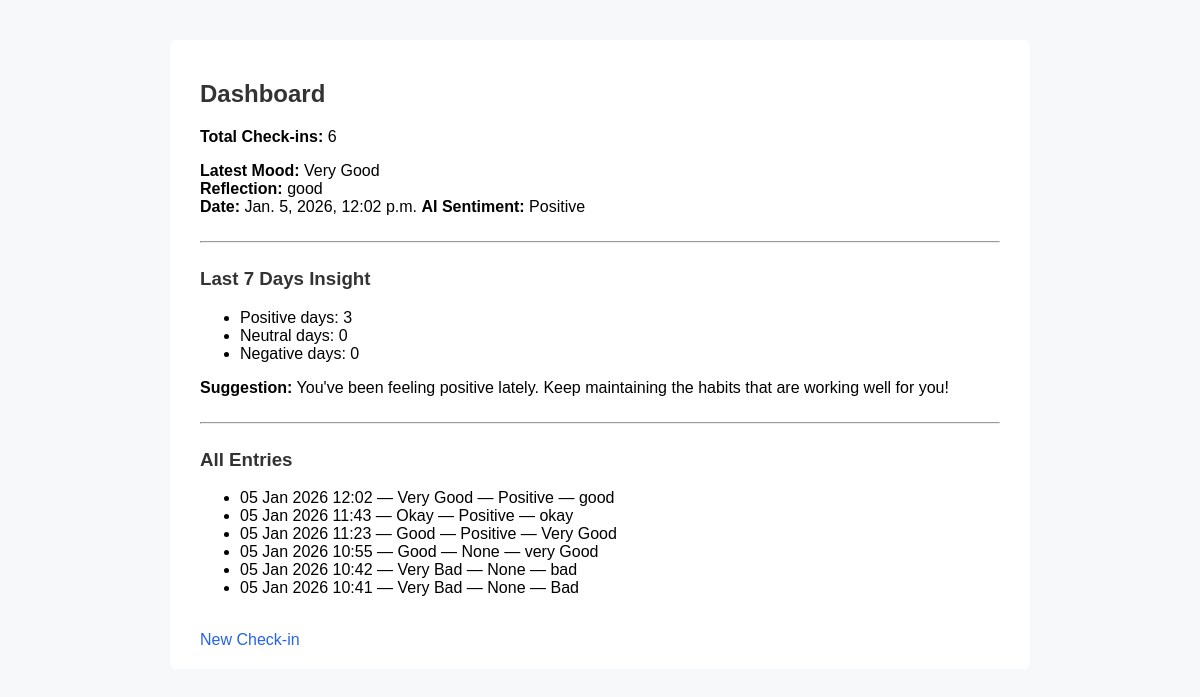
/dashboard/, run on the app's committed database.
### checkin/models.py (models this page shows, shortened)
class MoodEntry(models.Model):
    MOOD_CHOICES = [
        (1, 'Very Bad'),
        (2, 'Bad'),
        (3, 'Okay'),
        (4, 'Good'),
        (5, 'Very Good'),
    ]
    mood = models.IntegerField(choices=MOOD_CHOICES)
    reflection = models.TextField()
    sentiment_score = models.FloatField(null=True, blank=True)
    sentiment_label = models.CharField(max_length=20, null=True, blank=True)
    created_at = models.DateTimeField(auto_now_add=True)

### checkin/views.py (the view)
# urls.py: path('dashboard/', dashboard, name='dashboard'),
def dashboard(request):
    entries = MoodEntry.objects.order_by('-created_at')
    total_entries = entries.count()
    latest_entry = entries.first()
    last_week = timezone.now() - timedelta(days=7)
    weekly_entries = MoodEntry.objects.filter(created_at__gte=last_week)
    positive = weekly_entries.filter(sentiment_label="Positive").count()
    neutral = weekly_entries.filter(sentiment_label="Neutral").count()
    negative = weekly_entries.filter(sentiment_label="Negative").count()
    suggestion = "Keep checking in daily to understand your mood patterns."
    if negative > positive and negative > neutral:
        suggestion = (
            "You've had more negative days recently. "
            "Consider taking short breaks, talking to someone you trust, "
            "and focusing on rest and self-care."
        )
    elif positive > negative and positive > neutral:
        suggestion = (
            "You've been feeling positive lately. "
            "Keep maintaining the habits that are working well for you!"
        )
    elif neutral > 0:
        suggestion = (
            "Your mood seems mixed or neutral. "
            "Try journaling or reflecting on what influences your days."
        )
    return render(request, 'checkin/dashboard.html', {
        'entries': entries,
        'total_entries': total_entries,
        'latest_entry': latest_entry,
        'positive': positive,
        'neutral': neutral,
        'negative': negative,
        'suggestion': suggestion,
    })

### checkin/templates/checkin/dashboard.html
{% extends "checkin/base.html" %}
{% block content %}
<h2>Dashboard</h2>
<p><strong>Total Check-ins:</strong> {{ total_entries }}</p>
{% if latest_entry %}
  <p>
    <strong>Latest Mood:</strong>
    {{ latest_entry.get_mood_display }} <br>
    <strong>Reflection:</strong>
    {{ latest_entry.reflection }} <br>
    <strong>Date:</strong>
    {{ latest_entry.created_at }}
    <strong>AI Sentiment:</strong>
    {{ latest_entry.sentiment_label }}
  </p>
{% else %}
  <p>No entries yet.</p>
{% endif %}
<hr>
<h3>Last 7 Days Insight</h3>
<ul>
  <li>Positive days: {{ positive }}</li>
  <li>Neutral days: {{ neutral }}</li>
  <li>Negative days: {{ negative }}</li>
</ul>
<p><strong>Suggestion:</strong> {{ suggestion }}</p>
<hr>
<h3>All Entries</h3>
<ul>
  {% for entry in entries %}
    <li>
      {{ entry.created_at|date:"d M Y H:i" }} —
      {{ entry.get_mood_display }} —
      {{ entry.sentiment_label }} —
      {{ entry.reflection }}
    </li>
  {% endfor %}
</ul>
<br>
<a href="/">New Check-in</a>
{% endblock %}

### checkin/templates/checkin/base.html (shortened to what this page needs)
<!DOCTYPE html>
<html>
<head>
</head>
<body>
<div class="container">
  {% block content %}{% endblock %}
</div>
</body>
</html>

### checkin/templates/checkin/base.html (style rules this page uses)
body { font-family: Arial, sans-serif; background: #f6f8fa; margin: 0; padding: 0; }
.container { max-width: 800px; margin: 40px auto; background: #ffffff; padding: 20px 30px; border-radius: 6px; }
h2, h3 { color: #333; }
a { text-decoration: none; color: #2563eb; }
hr { margin: 25px 0; }

### data on the page
MoodEntry: mood "Very Good", reflection "good", created_at "Jan. 5, 2026, 12:02 p.m.", sentiment_label "Positive", created_at "05 Jan 2026 12:02"
MoodEntry: created_at "05 Jan 2026 11:43", mood "Okay", sentiment_label "Positive", reflection "okay"
MoodEntry: created_at "05 Jan 2026 11:23", mood "Good", sentiment_label "Positive", reflection "Very Good"
MoodEntry: created_at "05 Jan 2026 10:55", mood "Good", sentiment_label "None", reflection "very Good"
MoodEntry: created_at "05 Jan 2026 10:42", mood "Very Bad", sentiment_label "None", reflection "bad"
MoodEntry: created_at "05 Jan 2026 10:41", mood "Very Bad", sentiment_label "None", reflection "Bad"

### other printed values
{{ total_entries }} "6"
{{ positive }} "3"
{{ neutral }} "0"
{{ negative }} "0"
{{ suggestion }} "You've been feeling positive lately. Keep maintaining the habits that are working well for you!"
